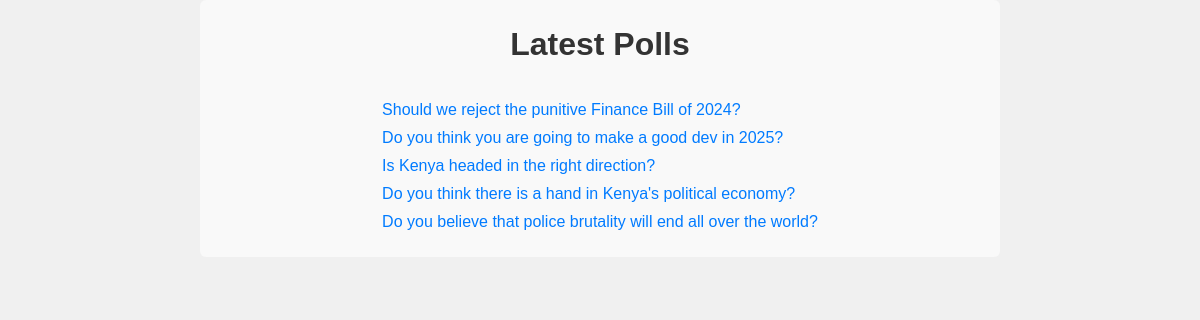
Screenshot of /polls/ with the database file from the repository.
### polls/models.py (models this page shows, shortened)
class Question(models.Model):
    question_text = models.CharField(max_length=200)
    pub_date = models.DateField("date published")
    @admin.display(
        boolean=True,
        ordering="pub_date",
        description="Published recently?",
    )
    def was_published_recently(self):
        now = timezone.now().date()
        return now - datetime.timedelta(days=1) <= self.pub_date <= now
    was_published_recently.admin_order_field = 'pub_date'
    was_published_recently.boolean = True
    was_published_recently.short_description = 'Published recently?'

### polls/views.py (the view)
# urls.py: path("", views.IndexView.as_view(), name="index"),
class IndexView(generic.ListView):
    template_name = "polls/index.html"
    context_object_name = "latest_question_list"
    def get_queryset(self):
        return Question.objects.filter(pub_date__lte=timezone.now()).order_by("-pub_date")[:5]

### polls/templates/polls/index.html (shortened to what this page needs)
{% load static %}
<!DOCTYPE html>
<html>
<head>
    <link rel="stylesheet" type="text/css" href="{% static 'polls/css/styles.css' %}">
</head>
<body>
    <div class="poll-list">
    <h1>Latest Polls</h1>
    <ul>
    {% for question in latest_question_list %}
        <li><a href="{% url 'polls:detail' question.id %}">{{ question.question_text }}</a></li>
    {% endfor %}
    </ul>
    </div>
</body>
</html>

### polls/static/polls/css/styles.css (style rules this page uses)
body { font-family: 'Poppins', sans-serif; background-color: #f0f0f0; margin: 0; padding: 0; }
h1 { color: #333; text-align: center; padding-top: 5px; }
ul { list-style-type: none; padding: 0; }
li { margin-bottom: 10px; }
a { text-decoration: none; color: #007bff; transition: color 0.3s ease; }
.poll-list { display: flex; justify-content: center; align-items: center; flex-direction: column; border-radius: 6px; background-color:#f9f9f9; width: 800px; height: auto; margin: 0 auto; }

### rows the page displays
Question: question_text "Should we reject the punitive Finance Bill of 2024?"
Question: question_text "Do you think you are going to make a good dev in 2025?"
Question: question_text "Is Kenya headed in the right direction?"
Question: question_text "Do you think there is a hand in Kenya's political economy?"
Question: question_text "Do you believe that police brutality will end all over the world?"
